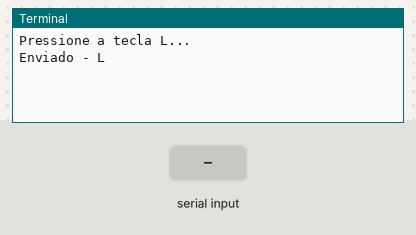
Simulated run of this program. Board: Raspberry Pi (header pin numbers). Shown: the last lines printed to the terminal. The inputs (shaded band) are chosen by the test bench.

Above: at 1.2 s.
1.3 s: "1\n" received over the second serial link
At 1.7 s:
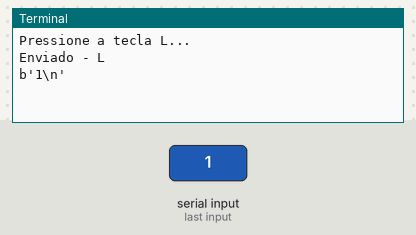
2.8 s: "0\n" received over the second serial link
At 4.1 s:
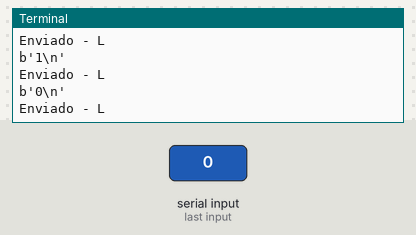
4.3 s: "2\n" received over the second serial link
At 5.4 s:
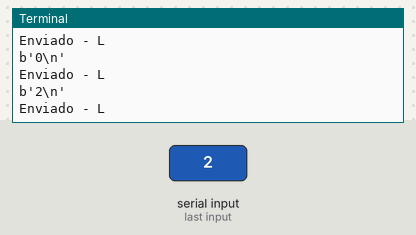

Measured:
- after the input at 1.3 s, the terminal: prints a new line at once (image 1)
- after the input at 2.8 s, the terminal: prints a new line at once (image 2)
- after the input at 4.3 s, the terminal: prints a new line at once (image 3)

The program:

serial_raspberry_arduino.py
```python
#Programa : Comunicacao Raspberry e Arduino

#Execute os codigos abaixo no terminal do Raspbian para configurar a porta serial ttyACM0 corretamente
#sudo systemctl mask serial-getty@ttyAMAO.service
#sudo reboot

import RPi.GPIO as GPIO
import time
import serial

#Configura a serial e a velocidade de transmissao
ser = serial.Serial("/dev/ttyACM0", 115200)

GPIO.setmode(GPIO.BOARD)

#Mensagem inicial
print ("Pressione a tecla L...")

while(1):
       #Envia o caracter L pela serial
       data = 'L'.encode() #funcao para transformar string L em byte
       ser.write(data)
       print('Enviado - L')
       #Aguarda reposta
       resposta = ser.readline()
       #Mostra na tela a resposta enviada
       #pelo Arduino
       print (resposta)
       #Aguarda 0,5 segundos e reinicia o processo
       time.sleep(0.5)
```
